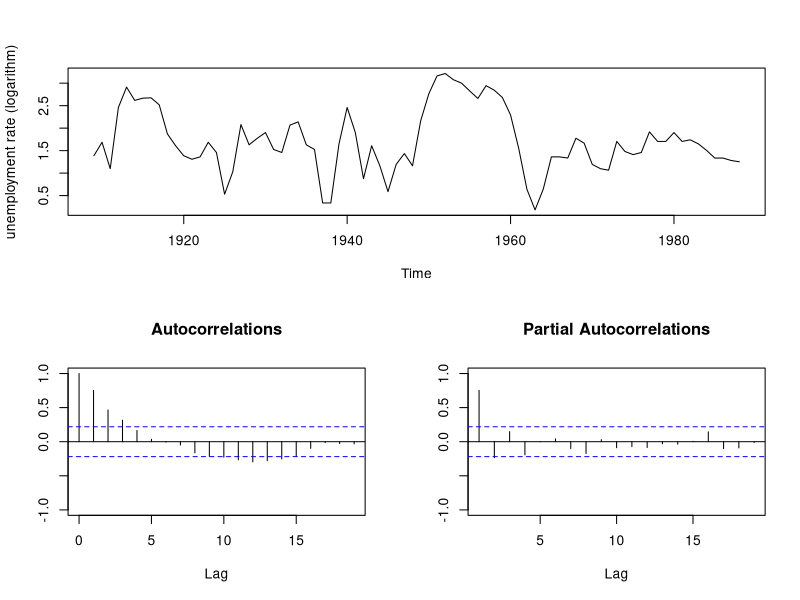
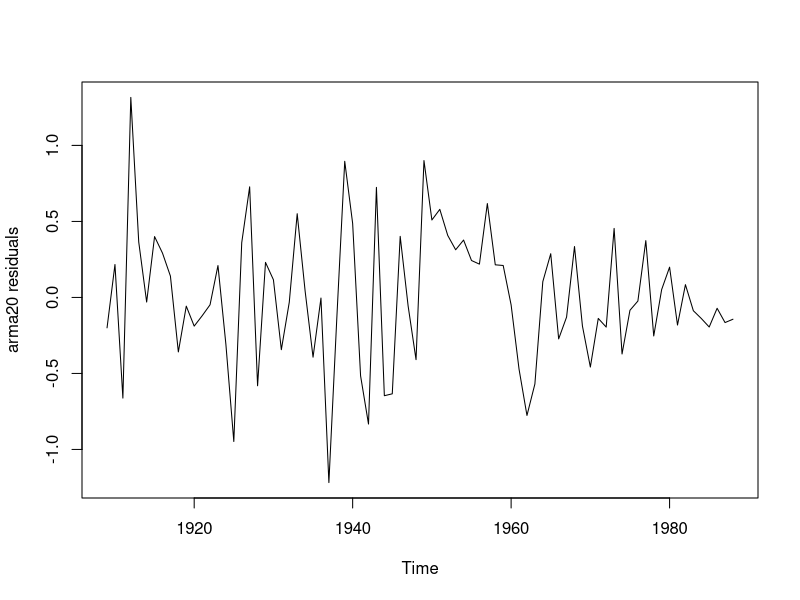
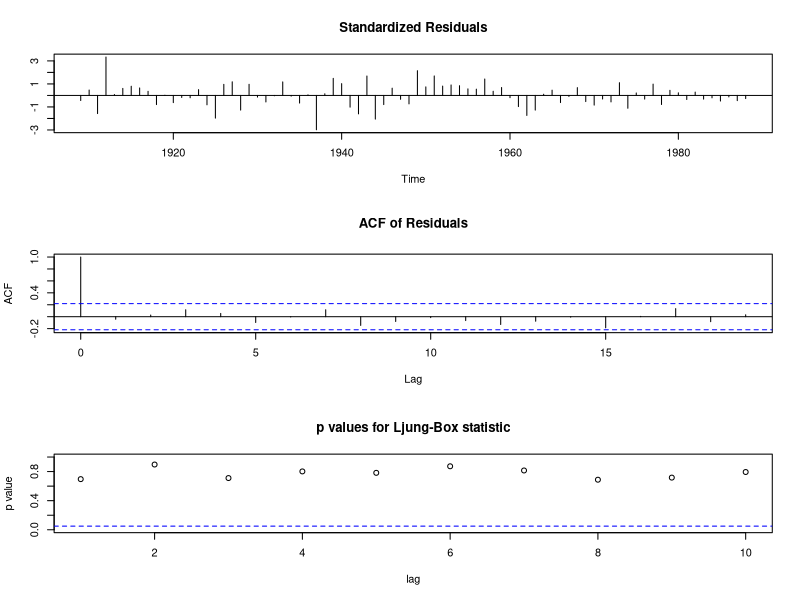
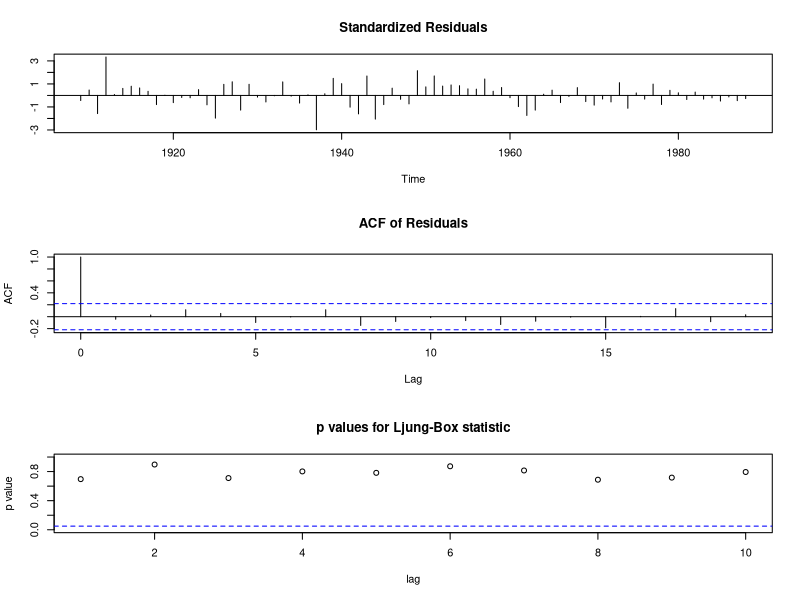

Generate these figures, in order, with R:
library(urca)
data(npext)

y <- ts(na.omit(npext$unemploy), start=1909, end=1988, frequency=1)
op <- par(no.readonly=TRUE)
layout(matrix(c(1, 1, 2, 3), 2, 2, byrow=TRUE))
plot(y, ylab="unemployment rate (logarithm)")

# ACF tapers off and PACF has 2 significant correlations
acf(y, main='Autocorrelations', ylab='', ylim=c(-1, 1))
pacf(y, main='Partial Autocorrelations', ylab='', ylim=c(-1, 1))

par(op)

## tentative ARMA(2,0)
arma20 <- arima(y, order=c(2, 0, 0))

# estimated AR coefficients, log likelyhood, residuals and aic
arma20$coef['ar1']
arma20$coef['ar2']
arma20$loglik
arma20$residuals

ll20 <- logLik(arma20)
aic20 <- arma20$aic
res20 <- residuals(arma20)

# plot residuals for visual inspection
plot(res20, ylab="arma20 residuals")

# Test the assumption of correlatedness
Box.test(res20, lag = 20, type =  "Ljung-Box")

# Test hypothesis of normally distributed errors
shapiro.test(res20)

## alternative specifications
## ARMA(3,0)
arma30 <- arima(y, order=c(3, 0, 0))
ll30 <- logLik(arma30)
aic30 <- arma30$aic

# Perform likelihood ratio test
lrtest <- as.numeric(2*(ll30 - ll20))
chi.pval <- pchisq(lrtest, df = 1, lower.tail = FALSE)

## ARMA(1,1)
arma11 <- arima(y, order = c(1, 0, 1))
ll11 <- logLik(arma11)
aic11 <- arma11$aic

tsdiag(arma11)

res11 <- residuals(arma11)
Box.test(res11, lag = 20, type =  "Ljung-Box")
shapiro.test(res11)

tsdiag(arma11)

## Using auto.arima()
library(forecast)
auto.arima(y, max.p = 3, max.q = 3, start.p = 1, start.q = 1, ic = "aic")

